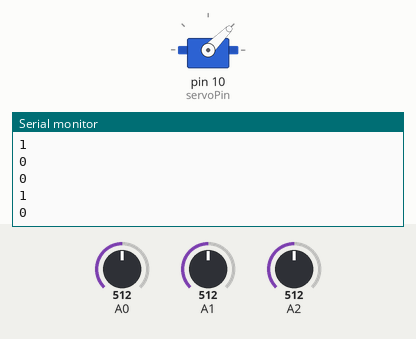
Simulated run of this sketch. Board: Arduino Uno, built with avr-gcc and run on an emulated ATmega328P. Shown: servo, the last lines printed to the serial monitor. Inputs (shaded band) come from the test bench; at power-on: A1 = 512, A0 = 512, A2 = 512.

Above: at 2.2 s.
2.3 s: A1 set to 948
At 3.2 s:
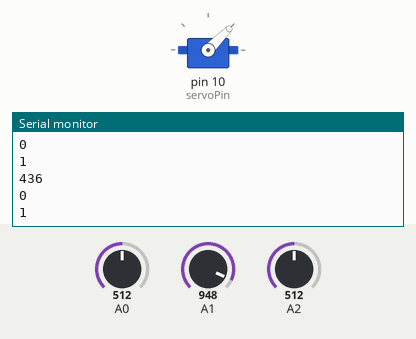
3.8 s: A1 set to 979
At 4.8 s:
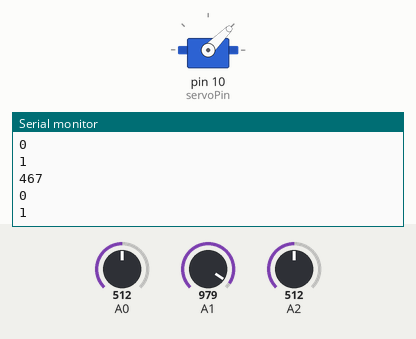
Timing chart, 0 to 6.8 s (numbered marks = the images above; inputs shaded):
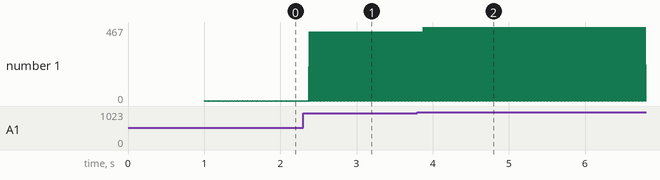

The sketch:

DoorLock.ino
```cpp
#include<Servo.h>
int servoPin = 10;
Servo servo;
void setup() {
  pinMode(servoPin , OUTPUT);

  servo.attach(servoPin);
  Serial.begin(9600);
  servo.write(45);
  delay(1000);

}

// fr : A0
// webLock : A1
// GND : A2
int fr , wl , frP , wlP;
//frP = 0;
//wlP = 0;
int aprev;
int bprev;
int state = 1; //lock : 0 , unlock : 1
void loop() {
  int a = analogRead(A1) - analogRead(A2);
  int b = analogRead(A0) - analogRead(A2);
  Serial.println(a);
  Serial.println(b);
  if (state == 0)
  {
    if(b>450 && bprev<100)
    {
      servo.write(45);
      //delay(2000);
      state = 1;
    }
    if(a < 100)
    {
      servo.write(45);
      //delay(2000);
      state = 1;
    }
  }
  else if (state == 1)
  {

    if (aprev<100 && a>450)
    // Lock
    {
      servo.write(125);
      //delay(2000);
      state = 0;
    }


  }

  aprev = a;
  bprev = b;
  Serial.println(state);
  //delay(500);


}
```

Measured:
- after the input at 2.3 s, the serial monitor: prints a new line after 0.08 s (image 1)
- after the input at 3.8 s, the serial monitor: prints a new line after 0.08 s (image 2)
- plotted number 1: 1 → 436 after the input at 2.3 s
